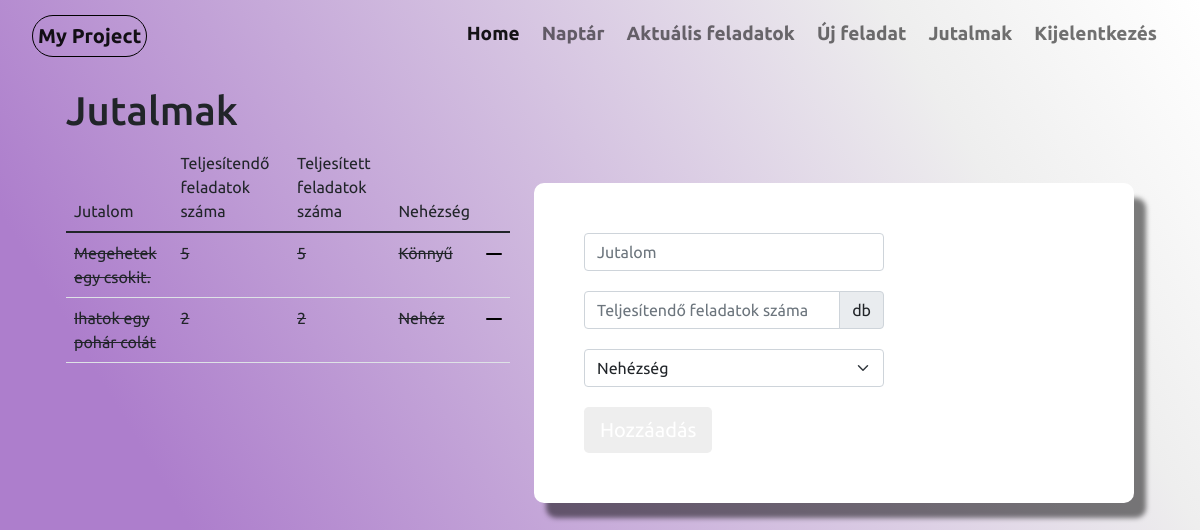
The page /jutalmak (signed in) on the database as committed earlier.
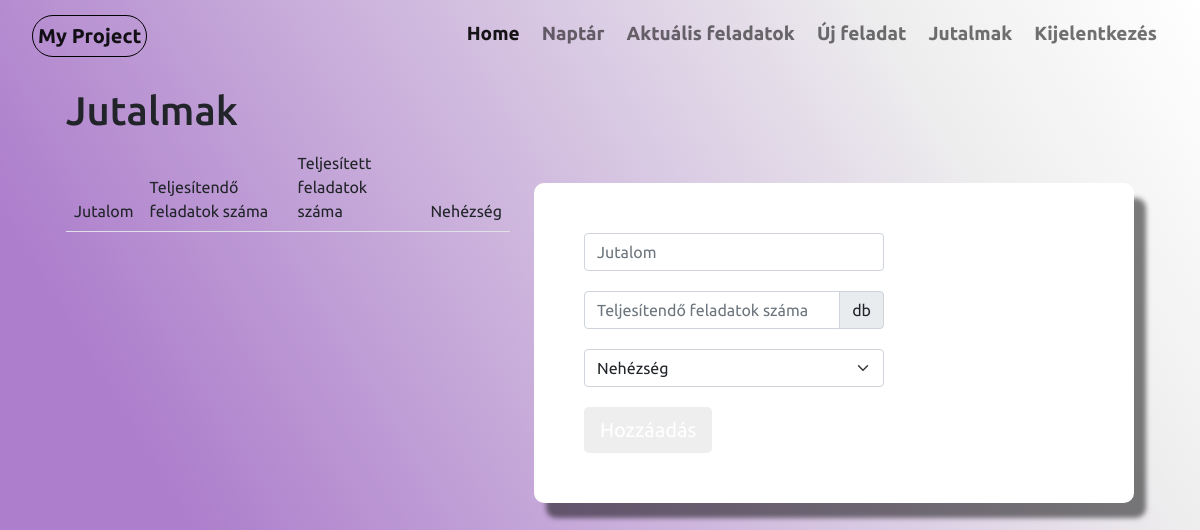
The same page on the database as committed later.
### website/models.py (models this page shows, shortened)
class Jutalom(db.Model):
    jutalom_id = db.Column(db.Integer, primary_key=True)
    jutalom_name = db.Column(db.String(60))
    ossz = db.Column(db.Integer)
    teljesitett_fel = db.Column(db.Integer)
    difficulty = db.Column(db.String(60))
    status = db.Column(db.Boolean,default=False)
    user_id = db.Column(db.Integer, db.ForeignKey('user.id'))

### website/views.py (the view, shortened to what this page needs)
@views.route("/jutalmak", methods=['GET','POST'])
@login_required
def jutalmak():
    if request.method == 'GET':
        user_jutalom = db.session.query(Jutalom).filter(Jutalom.user_id == current_user.id).all()
        return render_template("jutalom.html", user = current_user, jutalmak = user_jutalom)

### website/__init__.py (called while the page is built)
def create_app():
    app = Flask(__name__)
    app.secret_key = secrets.token_urlsafe(16)
    app.config['SQLALCHEMY_DATABASE_URI'] = f'sqlite:///{DB_NAME}'
    db.init_app(app)
    from .views import views
    from .auth import auth
    app.register_blueprint(views)
    app.register_blueprint(auth)
    from .models import User
    login_manager = LoginManager()
    login_manager.login_view = 'auth.login'
    login_manager.init_app(app)
    @login_manager.user_loader
    def load_user(id):
        return User.query.get(int(id))
    create_database(app)
    return app

### website/templates/jutalom.html (shortened to what this page needs)
{% extends "base.html"%}{% block title %}Jutalom{% endblock %}
{%block content%}
<div class="home">
<div class="container">
    <div class="container">
        <h1>Jutalmak</h1>
    </div>
    <div class="container">
        <div class="row">
            <div class="col">
                <table class="table  table-hover">
                    <thead>
                        <td>Jutalom</td>
                        <td>Teljesítendő feladatok száma</td>
                        <td>Teljesített feladatok száma</td>
                        <td>Nehézség</td>
                    </thead>
                    <tbody>
                        {% for jutalom in jutalmak %}
                        {% if jutalom.ossz != jutalom.teljesitett_fel%}
                        <tr>
                            <td> {{jutalom.jutalom_name}}</td>
                            <td> {{jutalom.ossz}}</td>
                            <td> {{jutalom.teljesitett_fel}}</td>
                            <td> {{ jutalom.difficulty}}</td>
                            <td>
                                <a href="/delete/jutalom/{{ jutalom.jutalom_id }}">
                                    <svg xmlns="http://www.w3.org/2000/svg" width="16" height="16" fill="#000" class="bi bi-dash-lg" viewBox="0 0 16 16">
                                        <path d="M0 8a1 1 0 0 1 1-1h14a1 1 0 1 1 0 2H1a1 1 0 0 1-1-1z"/>
                                    </svg>
                                </a>
                            </td>
                        </tr>
                        {%else%}
                        <tr>
                            <td><del> {{jutalom.jutalom_name}}</del></td>
                            <td><del> {{jutalom.ossz}}</del></td>
                            <td><del> {{jutalom.teljesitett_fel}}</del></td>
                            <td><del> {{ jutalom.difficulty}}</del></td>
                            <td>
                                <a href="/delete/jutalom/{{ jutalom.jutalom_id }}">
                                    <svg xmlns="http://www.w3.org/2000/svg" width="16" height="16" fill="#000" class="bi bi-dash-lg" viewBox="0 0 16 16">
                                        <path d="M0 8a1 1 0 0 1 1-1h14a1 1 0 1 1 0 2H1a1 1 0 0 1-1-1z"/>
                                    </svg>
                                </a>
                            </td>
                        </tr>
                        {%endif%}
                        {%endfor%}
                    </tbody>
                </table>
            </div>
            <div class="col">
                <div class="signup-form">
                    <form action="" method="post">
                <div class="form-group">
                    <input type="text" class="form-control" id="jutalom" name="jutalom_name" placeholder="Jutalom" style="width:300px" required>
                </div>
                <div class="form-group">
                    <div class="input-group" style="width:300px">
                    <input type="text" class="form-control" id="ossz" name="ossz" placeholder="Teljesítendő feladatok száma" required>
                    <span class="input-group-text">db</span>
                </div>
                </div>
                <div class="form-group">
                    <select class="form-select" id="difficulty" style="width:300px" name="difficulty">
                        <option selected disabled>Nehézség</option>
                      </select>
                </div>
                <div>
                    <button type="submit" class="btn btn-primary btn-lg">Hozzáadás</button>
                </div>
            </form>
            </div>
            </div>
        </div>
    </div>
</div>
</div>
{%endblock%}

Rows that differ between the two databases and show on the page:
removed Jutalom: jutalom_name "Megehetek egy csokit.", ossz "5", teljesitett_fel "5", difficulty "Könnyű"
removed Jutalom: jutalom_name "Ihatok egy pohár colát", ossz "2", teljesitett_fel "2", difficulty "Nehéz"
